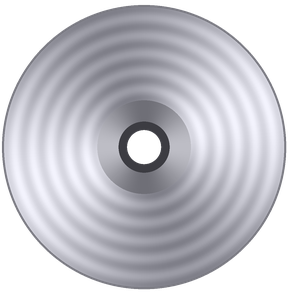
#> input picture runtime/launcher/assets/img/disc.png, 288 x 294 px
$ python _bmp2png.py ../../runtime/launcher/assets/img/disc.png
#> lines starting #> are read from the running program, lines starting #| are printed output that depends on the picture
"""Convert one or more BMPs (cmd-line args) into PNGs of the same name."""
from PIL import Image
import sys
for f in sys.argv[1:]:
    out = f.rsplit('.', 1)[0] + '.png'
    Image.open(f).convert('RGB').save(out)
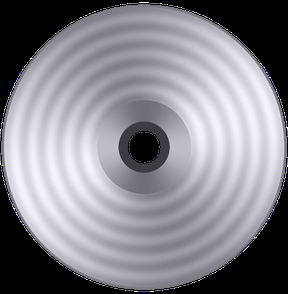
#> saved as disc.png: PIL image 288x294 RGB; mean R, G, B 133.5, 133.5, 141
    print(f"{f} -> {out}")

$ run again, on runtime/launcher/assets/img/pad_digital.png
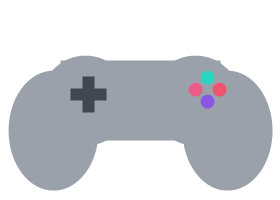
#> input picture runtime/launcher/assets/img/pad_digital.png, 280 x 200 px
#> `Image.open(f).convert('RGB').save(out)`:
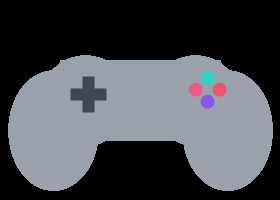
#> saved as pad_digital.png: PIL image 280x200 RGB; mean R, G, B 71.4, 74.2, 79.3
